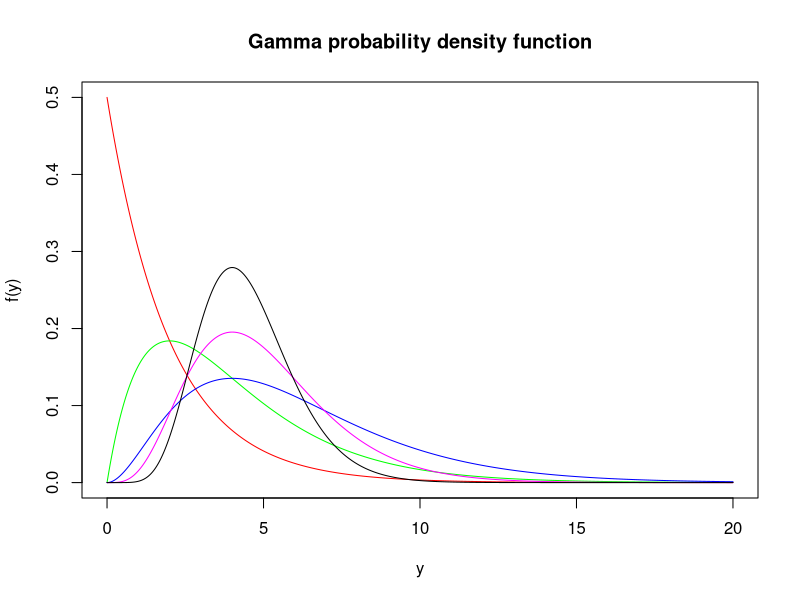
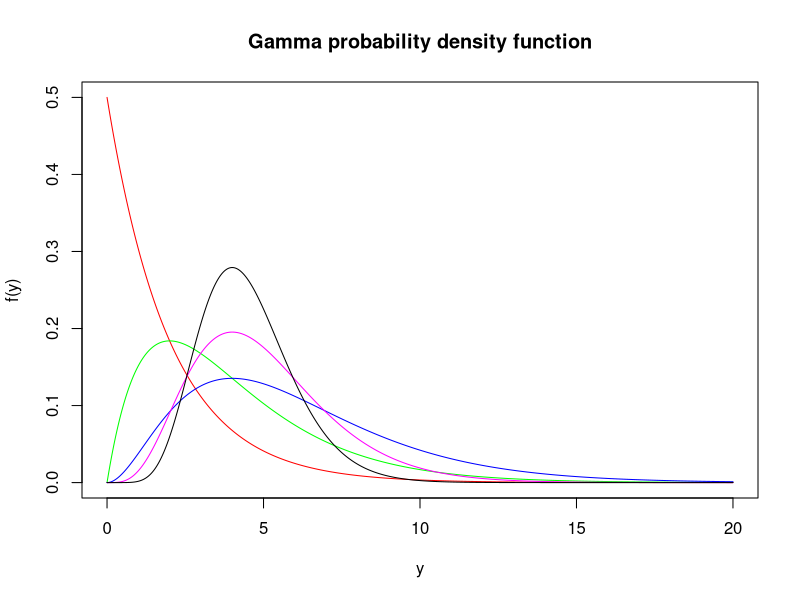
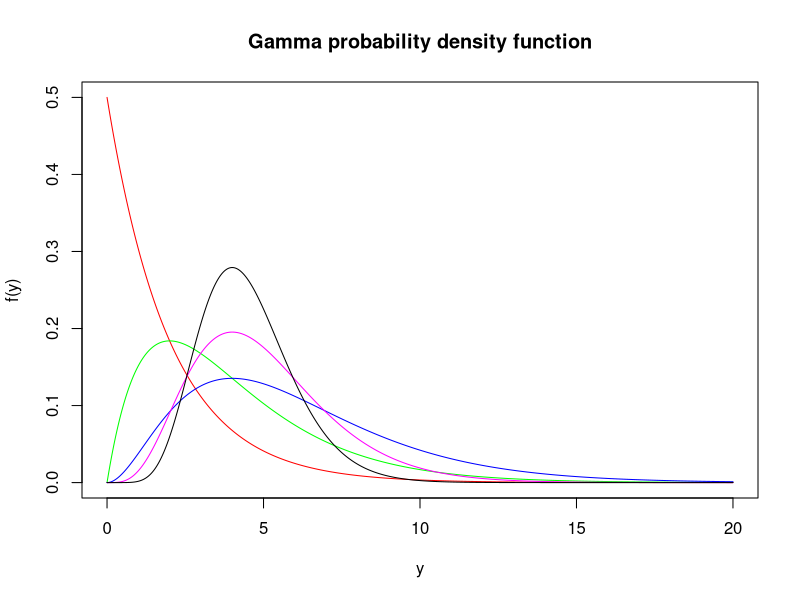
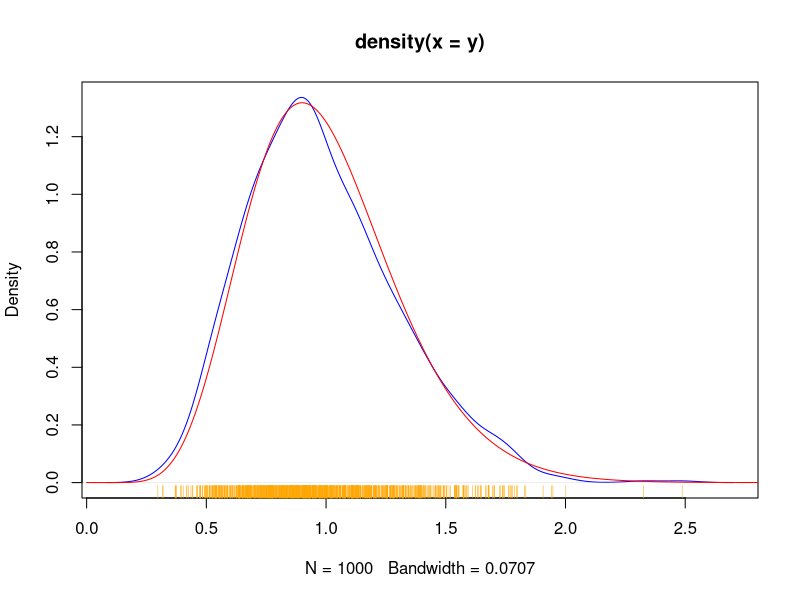
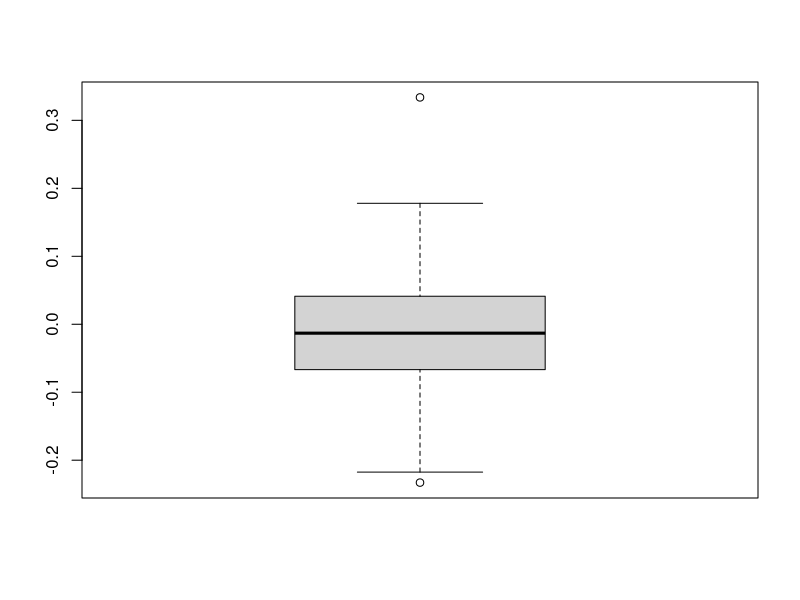
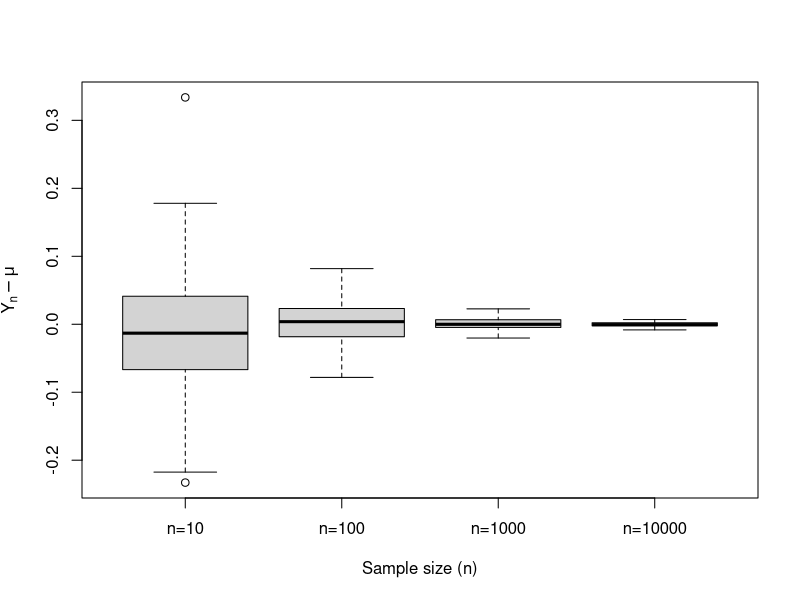
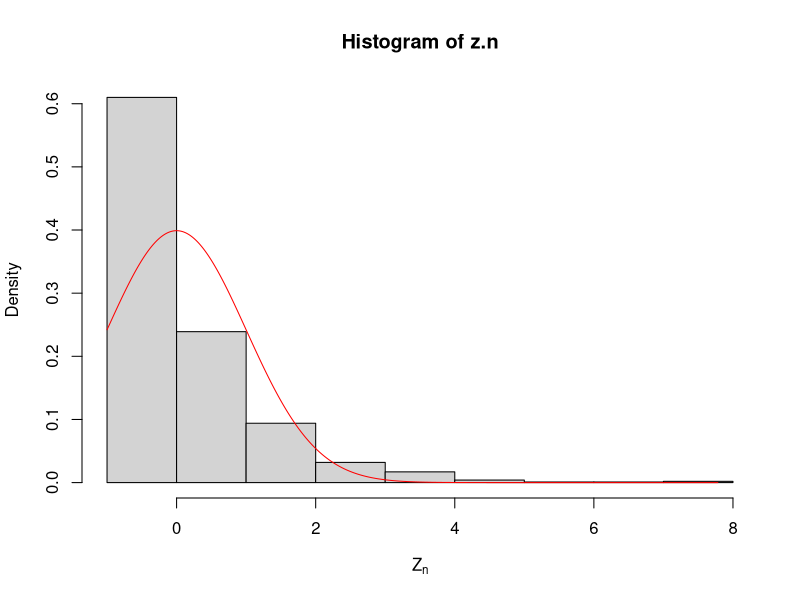
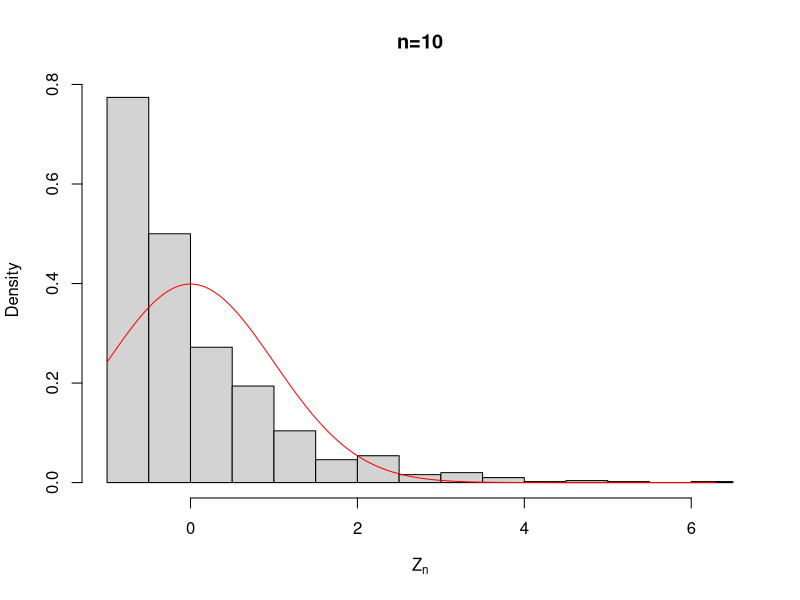

Here is the R script that generated these plots, in order:
## ---- chunk 1
min.y <- 0

max.y <- 20

num.samples <- 1000

y <- seq(min.y, max.y, length=num.samples)
## ---- chunk 2
# Open new plot with x limits from 0 to 20, and y limits from 0 to 0.5
plot(c(0, 20), c(0, 0.5), xlab='y', ylab='f(y)', main="Gamma probability density function", type="n")

lines(y, dgamma(y, shape=1, scale=2), col="red")

lines(y, dgamma(y, shape=2, scale=2), col="green")

lines(y, dgamma(y, shape=3, scale=2), col="blue")

lines(y, dgamma(y, shape=5, scale=1), col="magenta")

lines(y, dgamma(y, shape=9, scale=0.5), col="black")
## ---- chunk 3
gamma.shape <- c(1, 2, 3, 5, 9)

gamma.scale <- c(2, 2, 2, 1, 0.5)

colors <- c("red", "green", "blue", "magenta", "black")
## ---- chunk 4
# Open new plot with x limits from 0 to 20, and y limits from 0 to 0.5
plot(c(0, 20), c(0, 0.5), xlab='y', ylab='f(y)', main="Gamma probability density function", type="n")

for(i in 1:length(gamma.shape)){
  lines(y, dgamma(y, shape=gamma.shape[i], scale=gamma.scale[i]), col=colors[i])
}
## ---- chunk 5
# Open new plot with x limits from 0 to 20, and y limits from 0 to 0.5
plot(c(0, 20), c(0, 0.5), xlab='y', ylab='f(y)', main="Gamma probability density function", type="n")

f <- function(col, ...){
  lines(y, dgamma(y, ...), col=col)
}

plot.status <- mapply(f, shape=gamma.shape, scale=gamma.scale, col=colors)
## ---- chunk 6
set.seed(1)

gamma.shape <- 10
gamma.scale <- 0.1

rgamma(n = 5, shape = gamma.shape, scale = gamma.scale)
## ---- chunk 7
set.seed(1)

y <- rgamma(n=1000, shape = gamma.shape, scale = gamma.scale)

estimated.density <- density(y)

# This plots the estimated density
plot(estimated.density, col="blue")

# This adds the data points under the density plot and colors them organge
rug(y, col="orange")

x <- seq(0, 3, length=1000)

true.density <- dgamma(x, shape=gamma.shape, scale=gamma.scale)

# This plots the true density lines
lines(x, true.density, col="red")
## ---- chunk 8
set.seed(1)

gamma.shape <- 10
gamma.scale <- 0.1
## ---- chunk 9
(true.mean <- gamma.shape * gamma.scale)
## ---- chunk 10
true.mean <- gamma.shape * gamma.scale
print(true.mean)
## ---- chunk 11
(true.variance <- gamma.shape * gamma.scale^2)
## ---- chunk 12
n <- 100

y <- rgamma(n, shape = gamma.shape, scale = gamma.scale)

y.mean <- mean(y)

true.mean - y.mean
## ---- chunk 13
set.seed(1)

# Number of samples
num.samp <- 100

# Size of each sample
samp.size <- 10

# Generate the samples in a matrix with num.samp rows and samp.size columns
y <- matrix(rgamma(n = num.samp * samp.size, shape = gamma.shape, scale = gamma.scale),
            nrow = num.samp, ncol=samp.size)
## ---- chunk 14
y.mean <- apply(y, 1, mean)
## ---- chunk 15
length(y.mean)
## ---- chunk 16
head(y.mean)
## ---- chunk 17
y.mean <- rowMeans(y)
## ---- chunk 18
length(y.mean)
## ---- chunk 19
head(y.mean)
## ---- chunk 20
mean.diff <- y.mean - true.mean
## ---- chunk 21
head(mean.diff)
## ---- chunk 22
boxplot(mean.diff)
## ---- chunk 23
gammaSampleMean <- function(gamma.shape, gamma.scale, num.samp, samp.size){
  y <- matrix(rgamma(n = num.samp * samp.size, shape = gamma.shape, scale = gamma.scale),
              nrow = num.samp, ncol=samp.size)

  y.mean <- rowMeans(y)

  return(y.mean)
}
## ---- chunk 24
samp.sizes <- c(10, 100, 1000, 1e4)

names(samp.sizes) <- paste0("n=", samp.sizes)

samp.sizes
## ---- chunk 25
set.seed(1)

num.samp <- 100

y.mean <- sapply(samp.sizes, gammaSampleMean, num.samp=num.samp, gamma.shape=gamma.shape, gamma.scale=gamma.scale)
## ---- chunk 26
boxplot(y.mean - true.mean, xlab="Sample size (n)", ylab=expression(bar(Y)[n]-mu))
## ---- chunk 27
set.seed(1)

gamma.scale <- 10

gamma.shape <- 0.1

samp.size <- 10

num.samp <- 1000

# Compute the true values
true.mean <- gamma.shape * gamma.scale

true.variance <- gamma.shape * gamma.scale^2

# Draw a sample
y <- matrix(rgamma(n = num.samp * samp.size, shape = gamma.shape, scale = gamma.scale),
               nrow = num.samp, ncol=samp.size)

y.mean <- rowMeans(y)

# Compute normalised values
z.n <- (sqrt(samp.size) * (y.mean - true.mean)) / sqrt(true.variance)

# Plot a histogram
hist(z.n, probability=TRUE, xlab=expression(Z[n]))

# Compute the normal density and overlay it on the plot in red
y <- seq(min(z.n), max(z.n), length=1000)

dens <- dnorm(y, mean=0, sd=1)

lines(y, dens, col="red")
## ---- chunk 28
gammaNormalisedMean <- function(gamma.shape, gamma.scale, num.samp, samp.size){
  # Compute the true values
  true.mean <- gamma.shape * gamma.scale

  true.variance <- gamma.shape * gamma.scale^2

  # Draw a sample
  y <- matrix(rgamma(n = num.samp * samp.size, shape = gamma.shape, scale = gamma.scale),
                 nrow = num.samp, ncol=samp.size)

  y.mean <- rowMeans(y)

  # Compute normalised values
  z.n <- (sqrt(samp.size) * (y.mean - true.mean)) / sqrt(true.variance)

  return(z.n)
}
## ---- chunk 29
plotNormalComparison <- function(gamma.shape, gamma.scale, num.samp, n){
  z.n <- gammaNormalisedMean(gamma.shape, gamma.scale, num.samp, n)

  # It will be nice to have a title
  fig.title <- paste0("n=", n)

  # Plot a histogram
  hist(z.n, probability=TRUE, main=fig.title, xlab=expression(Z[n]))

  # Compute the normal density and overlay it on the plot in red
  y <- seq(min(z.n), max(z.n), length=1000)

  dens <- dnorm(y, mean=0, sd=1)

  lines(y, dens, col="red")
}
## ---- chunk 30
n <- 10

plotNormalComparison(gamma.shape, gamma.scale, num.samp, n)
## ---- chunk 31
n <- 100

plotNormalComparison(gamma.shape, gamma.scale, num.samp, n)
## ---- chunk 32
n <- 1000

plotNormalComparison(gamma.shape, gamma.scale, num.samp, n)
## ---- chunk 33
n <- 10

z.n <- gammaNormalisedMean(gamma.shape, gamma.scale, num.samp, n)

ks.test(z.n, pnorm, mean=0, sd=1)
## ---- chunk 34
n <- 10000

z.n <- gammaNormalisedMean(gamma.shape, gamma.scale, num.samp, n)

ks.test(z.n, pnorm, mean=0, sd=1)
## ---- chunk 35
gammaSampleMean <- function(gamma.shape, gamma.scale, num.samp, samp.size){
  y <- matrix(rgamma(n = num.samp * samp.size, shape = gamma.shape, scale = gamma.scale),
                 nrow = num.samp, ncol=samp.size)

  y.mean <- rowMeans(y)

  return(y.mean)
}

set.seed(1)

samp.sizes <- c(10, 100, 1000, 1e4)

num.samp <- 100

gamma.shape <- 10

gamma.scale <- 0.1

true.mean <- gamma.shape * gamma.scale

names(samp.sizes) <- paste0("n=", samp.sizes)

y.mean <- sapply(samp.sizes, gammaSampleMean, num.samp=num.samp, gamma.shape=gamma.shape, gamma.scale=gamma.scale)

boxplot(y.mean - true.mean, xlab="Sample size (n)", ylab=expression(bar(Y)[n]-mu))
## ---- chunk 36
library(lattice)
## ---- chunk 37
y.mean.tall <- data.frame(n = rep(names(samp.sizes), each = num.samp), x = as.vector(y.mean))
## ---- chunk 38
head(y.mean.tall)
## ---- chunk 39
tail(y.mean.tall)
## ---- chunk 40
bwplot(x - true.mean ~ as.factor(n), y.mean.tall, xlab="Sample size (n)", ylab=expression(bar(Y)[n]-mu))
## ---- chunk 41
densityplot(~ x - true.mean, y.mean.tall, groups = n, auto.key = TRUE, xlab=expression(bar(Y)[n]-mu))
## ---- chunk 42
n <- 100

y <- rgamma(n, shape = gamma.shape, scale = gamma.scale)
## ---- chunk 43
# Mean using built in function
mean(y)
## ---- chunk 44
# Mean computed manually
sum(y) / length(y)
## ---- chunk 45
# Sample variance computed using built in function
var(y)
## ---- chunk 46
# Sample variance computed manually
sum((y - mean(y))^2) / (length(y) - 1)
## ---- chunk 47
## links to further material on data aggregation would be good in this
## seminar

library(lattice)

## plotting a true gamma density to kick things off
gamma.shape <- 10
gamma.scale <- 0.1

(y <- seq(from = 0, to = 3, length = 200)) # nice demo of seq
(dens <- dgamma(y, shape = gamma.shape, scale = gamma.scale))

xyplot(dens ~ y, type = "l")            # early use of xyplot

## simulating a larger sample
set.seed(1)
y <- rgamma(n = 200, shape = gamma.shape, scale = gamma.scale)

## look at the observed distribution
bwplot(~ y)
histogram(~ y)
densityplot(~ y)

## add the true data-generating distribution
densityplot(~ y,
            panel = function(x, ...) {
                panel.mathdensity(dmath = dgamma,
                                  args = list(shape = gamma.shape,
                                  scale = gamma.scale))
                                panel.densityplot(x, ...)
            })
## y axis limits not ideal but I'd rather keep the code clean
## shows some advanced lattice stuff but might pique their interest in
## learning such things later

## will be useful below
(trueMean <- gamma.shape * gamma.scale)
(trueVar <- gamma.shape * gamma.scale^2)

## simulating many samples, but holding n scale shape constant
## I am not a big fan of replicate ... here's another approach
## good for future simulation and bootstrapping: realize you can
## generate all the data at once!
B <- 15                                 # no of samples
n <- 7                                  # size of each sample

set.seed(1)
y <- matrix(rgamma(n = n * B, shape = gamma.shape, scale = gamma.scale),
            ncol = n)

str(y)
nrow(y)                                 # one row per sample
ncol(y)                                 # size of each sample

head(y)                                 # first 6 samples

## take mean of many samples

## most basic data aggregation function in R: apply
apply(y, 1, mean)

## taking means of rows (and columns) so common, there's a built-in
## function for that
(yBar <- rowMeans(y))
## *MUCH* faster for large matrices as it drops down to C much earlier

## exercise?
## verify for at least one sample
## good practice with indexing
yBar[11]
y[11, ]
mean(y[11, ])

## Jenny's substitute for generating the sample means
## compatible with the R convention of rnorm, rgamma, etc.
## I would do the "scale up" to many samples HERE not with the
## shifting
## also shows workflow for writing a function
## my body is exactly what we did above
## I never store shifted or normalized sample means; why not store the
## real good, ie the sample means themselves?
rGammaSampleMean <- function(B, n, gamma.shape, gamma.scale){
  # Generate samples from a gamma distribution and return their means
  #
  # Args:
  #   B: Number of samples to generate
  #   n: Number of observations in each sample
  #   gamma.shape: Shape parameter of the data-generating gamma distribution
  #   gamma.scale: Scale parameter of the data-generating gamma distribution
    y <- matrix(rgamma(n = n * B, shape = gamma.shape, scale = gamma.scale),
                ncol = n)
    yBar <- rowMeans(y)
    return(yBar)
}

## using Jenny's function ... should get same result as before and we do
set.seed(1)
(yBar <- rGammaSampleMean(B = 15, n = 7, gamma.shape, gamma.scale))

## using sapply to do for many sample sizes
sampleSizes <- c(10, 100, 1000, 1e4)
names(sampleSizes) <- paste0("n", sampleSizes)
sampleSizes                             # good names pay off ... wait
                                        # for it
B <- 100

set.seed(1)
yBar <- sapply(sampleSizes, function(n) {
    rGammaSampleMean(B = B, n = n, gamma.shape, gamma.scale)
})
str(yBar)
head(yBar)                              # look at those column names!

boxplot(yBar - trueMean, xlab="Sample size (n)", ylab=expression(bar(Y)[n]-mu))

## reshape the data ... a constant task if you like nice plots
yBarTall <- data.frame(n = rep(sampleSizes, each = B),
                       yBar = as.vector(yBar))

## now we can use lattice's boxplot function
bwplot(yBar - trueMean ~ as.factor(n), yBarTall,
       xlab="Sample size (n)", ylab=expression(bar(Y)[n]-mu))

## another nice demo of the power of increasing sample size
densityplot(~ yBar - trueMean, yBarTall,
            groups = n, auto.key = TRUE,
            xlab=expression(bar(Y)[n]-mu))

## for CLT demo, just reuse the sample means we've already got!
yBar[ , "n10"]

densityplot(~ yBar | n, yBarTall,
            subset = n < 500,
            panel = function(x, ...) {
                panel.mathdensity(dmath = dnorm,
                                  args = list(mean = trueMean,
                                  sd = sqrt(trueVar/sampleSizes[packet.number()])))
                panel.densityplot(x, ...)
            })

## hey we can formally test whether this looks normal
ks.test(x = yBar[ , "n10"], y = "pnorm",
        mean = trueMean, sd = sqrt(trueVar/10))

## for all sample sizes
sapply(sampleSizes, function(n) {
    foo <- which(sampleSizes == n)
    ks.test(x = yBar[ , foo], y = "pnorm",
            mean = trueMean, sd = sqrt(trueVar/n))
})

## honing in on just p-values
(ksRes <- lapply(sampleSizes, function(n) {
    foo <- which(sampleSizes == n)
    ks.test(x = yBar[ , foo], y = "pnorm",
            mean = trueMean, sd = sqrt(trueVar/n))
}))

sapply(ksRes, function(testRes) testRes$p.value)
